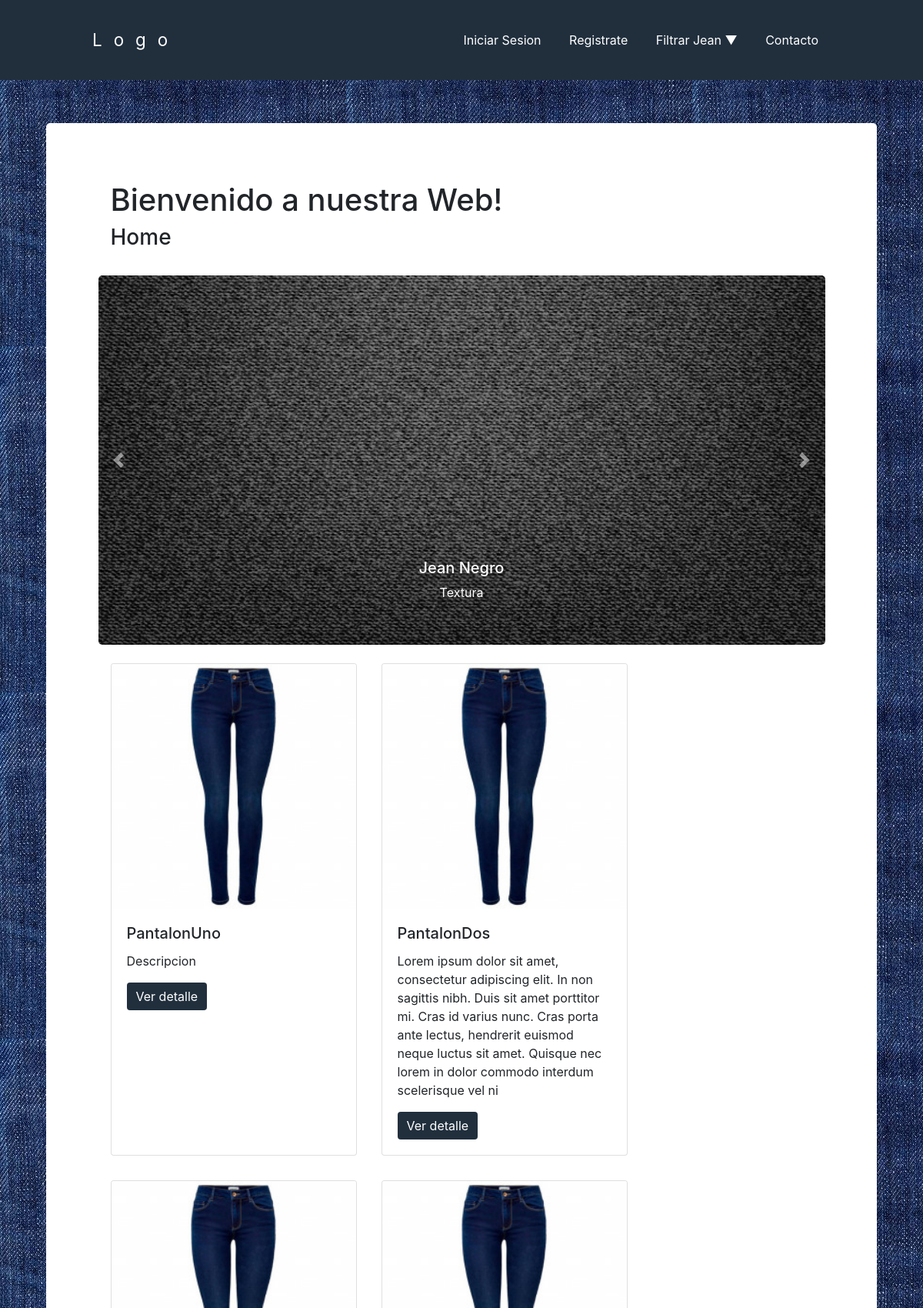
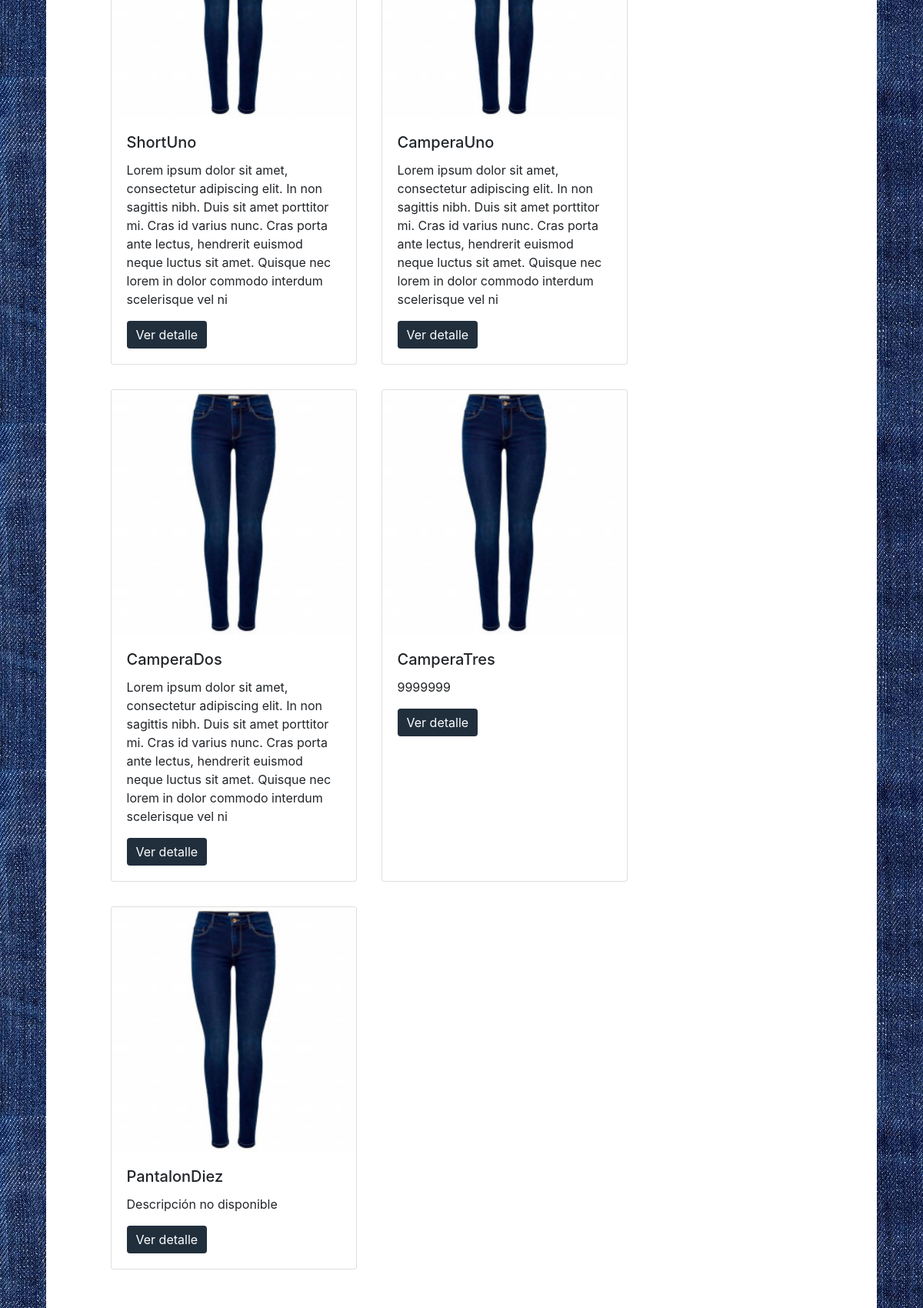
The page /tpfinal/index.php (upper part) on the database its author committed (2 pictures, top to bottom).
### tables this page shows
CREATE TABLE `mercaderia` (
  `id` int(11) NOT NULL,
  `nombre` varchar(100) NOT NULL,
  `precio` varchar(100) NOT NULL,
  `tipo` varchar(100) NOT NULL,
  `descripcion` varchar(255) NOT NULL,
  `imagen` varchar(500) NOT NULL
);

### tpfinal/application/controllers/Home.php (called while the page is built, shortened)
<?php defined('BASEPATH') OR exit('No direct script access allowed');
class Home extends CI_Controller {
  function __construct() {
    $this->load->model("mercaderia_model");
  }
  public function index() {
    $mercaderia = $this->mercaderia_model->traerRopa();
    $parametros["mercaderia"] = $mercaderia;
    $html = $this->load->view("home", $parametros, true);
    $param["titulodepestaña"]= "Home";
    $param["contenido"]= $html;
    $this->load->view("layout/layout", $param);
  }
}

### tpfinal/index.php (called while the page is built, shortened)
<?php
require_once BASEPATH.'core/CodeIgniter.php';

### tpfinal/application/models/mercaderia_model.php (called while the page is built, shortened)
<?php defined('BASEPATH') OR exit('No direct script access allowed');
class mercaderia_model extends CI_Model {
  public function traerRopa() {
    $this->db->select("*");
    $this->db->from("mercaderia");
    $consulta = $this->db->get();
    $resultados = $consulta->result_array();
    return $resultados;
  }
}

### tpfinal/application/views/home.php (the view, shortened to what this page needs)
<div class="container" id="cuerpo">
  <div class="container mb-2 p-3">
    <h1>Bienvenido a nuestra Web!</h1>
    <h3>Home</h3>
  </div>
  <div id="carouselExampleControls" class="carousel slide" data-ride="carousel">
  <div class="carousel-inner">
    <div class="carousel-item active">
      <img class="d-block mx-auto" src="<?php echo base_url() ?>../public/images/jeanNegro.jpg" alt="First slide">
      <div class="carousel-caption d-none d-md-block">
        <h5>Jean Negro</h5>
        <p>Textura</p>
      </div>
    </div>
  </div>
  <a class="carousel-control-prev" href="#carouselExampleControls" role="button" data-slide="prev">
    <span class="carousel-control-prev-icon" aria-hidden="true"></span>
  </a>
  <a class="carousel-control-next" href="#carouselExampleControls" role="button" data-slide="next">
    <span class="carousel-control-next-icon" aria-hidden="true"></span>
  </a>
</div>
  <div class="container mt-2 mb-2">
    <div class="row">
      <?php foreach ($mercaderia as $key => $value) { ?>
      <div class="card m-3" style="width: 20rem;">
        <img class="card-img-top" src="<?php echo base_url('../public/images/jeanicon.jpg')?>" alt="ImagenStamcar">
        <div class="card-body">
          <h5 class="card-title"><?php echo $value["nombre"] ?></h5>
          <p class="card-text"><?php echo $value["descripcion"] ?></p>
          <a href="<?php echo base_url()?>Home/detalle/<?php echo $value["id"] ?>" class="btn btn-primary" id="boton-stamcar">Ver detalle</a>
        </div>
      </div>
      <?php } ?>
    </div>
  </div>
</div>

### tpfinal/public/assets/css/estilos.css (style rules this page uses)
.container { width: 90%; max-width: 1300px; margin: 0 auto; border-radius: 5px; background-color: white; }
.carousel-inner { height: 15%; border-radius: 5px; }
.carousel-inner img { height: 30rem; min-width: 90%; border-radius: 5px; }
#cuerpo { padding-top: 5%; padding-bottom: 5%; }
#boton-stamcar { background-color: #212F3D; border: none; box-shadow: none; }

### rows shown on the page
mercaderia: nombre "PantalonUno", descripcion "Descripcion"
mercaderia: nombre "PantalonDos", descripcion "Lorem ipsum dolor sit amet, consectetur adipiscing elit. In non sagittis nibh. Duis sit amet porttitor mi. Cras id varius nunc. Cras porta ante lectus, hendrerit euismod neque luctus sit amet. Quisque nec lorem in dolor commodo interdum scelerisque vel ni"
mercaderia: nombre "ShortUno", descripcion "Lorem ipsum dolor sit amet, consectetur adipiscing elit. In non sagittis nibh. Duis sit amet porttitor mi. Cras id varius nunc. Cras porta ante lectus, hendrerit euismod neque luctus sit amet. Quisque nec lorem in dolor commodo interdum scelerisque vel ni"
mercaderia: nombre "CamperaUno", descripcion "Lorem ipsum dolor sit amet, consectetur adipiscing elit. In non sagittis nibh. Duis sit amet porttitor mi. Cras id varius nunc. Cras porta ante lectus, hendrerit euismod neque luctus sit amet. Quisque nec lorem in dolor commodo interdum scelerisque vel ni"
mercaderia: nombre "CamperaDos", descripcion "Lorem ipsum dolor sit amet, consectetur adipiscing elit. In non sagittis nibh. Duis sit amet porttitor mi. Cras id varius nunc. Cras porta ante lectus, hendrerit euismod neque luctus sit amet. Quisque nec lorem in dolor commodo interdum scelerisque vel ni"
mercaderia: nombre "CamperaTres", descripcion "9999999"
mercaderia: nombre "PantalonDiez", descripcion "Descripción no disponible"
